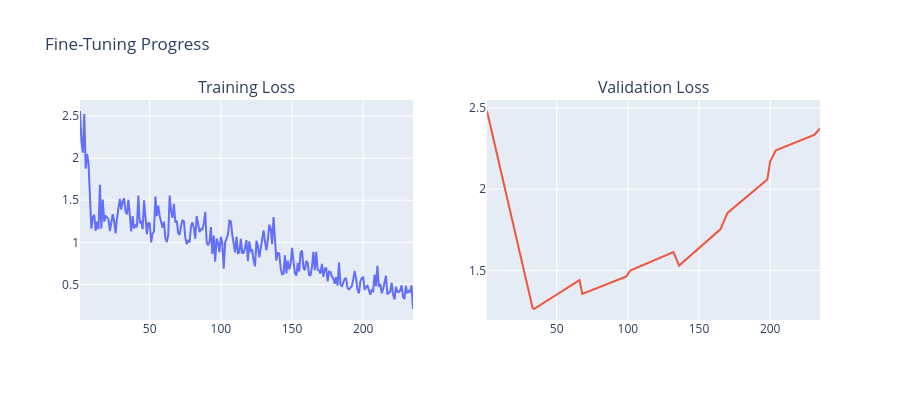

The notebook cell this image was saved under:
### Markdown cell above
**Extract and Visualize Training Metrics**

### Code cell
import plotly.graph_objects as go
from plotly.subplots import make_subplots

def extract_metric_values(metrics_data, metric_name):
    """Extract steps and values for a specific metric."""
    if metric_name not in metrics_data:
        return [], []
    steps, values = [], []
    for point in metrics_data[metric_name].values:
        steps.append(point.step)
        values.append(point.scalar.value)
    return steps, values

# Extract training and validation loss
train_steps, train_loss = extract_metric_values(metrics, "/train_total_loss")
val_steps, val_loss = extract_metric_values(metrics, "/eval_total_loss")

# Create interactive plots with plotly
fig = make_subplots(
    rows=1, cols=2,
    subplot_titles=("Training Loss", "Validation Loss")
)
fig.add_trace(go.Scatter(x=train_steps, y=train_loss, mode='lines', name='Train'), row=1, col=1)
fig.add_trace(go.Scatter(x=val_steps, y=val_loss, mode='lines', name='Validation'), row=1, col=2)
fig.update_layout(title="Fine-Tuning Progress", showlegend=False, height=400)
fig.show()

### Figure 1 — Plotly figure (JSON) as saved in the notebook; plotly's stock layout.template omitted (floating-point values rounded to 4 significant figures; data arrays with more than 128 entries replaced by an {"elided": "..."} marker saying what was removed)
{"data": [{"mode": "lines", "name": "Train", "type": "scatter", "x": {"elided": "235 int values"}, "xaxis": "x", "y": {"elided": "235 float values"}, "yaxis": "y"}, {"mode": "lines", "name": "Validation", "type": "scatter", "x": [1, 33, 34, 66, 68, 99, 100, 102, 132, 136, 165, 170, 198, 200, 204, 231, 235], "xaxis": "x2", "y": [2.481, 1.271, 1.263, 1.44, 1.356, 1.463, 1.479, 1.5, 1.614, 1.53, 1.753, 1.854, 2.06, 2.171, 2.239, 2.334, 2.373], "yaxis": "y2"}], "layout": {"annotations": [{"font": {"size": 16}, "showarrow": false, "text": "Training Loss", "x": 0.225, "xanchor": "center", "xref": "paper", "y": 1, "yanchor": "bottom", "yref": "paper"}, {"font": {"size": 16}, "showarrow": false, "text": "Validation Loss", "x": 0.775, "xanchor": "center", "xref": "paper", "y": 1, "yanchor": "bottom", "yref": "paper"}], "height": 400, "showlegend": false, "title": {"text": "Fine-Tuning Progress"}, "xaxis": {"anchor": "y", "domain": [0, 0.45]}, "xaxis2": {"anchor": "y2", "domain": [0.55, 1]}, "yaxis": {"anchor": "x", "domain": [0, 1]}, "yaxis2": {"anchor": "x2", "domain": [0, 1]}}}
